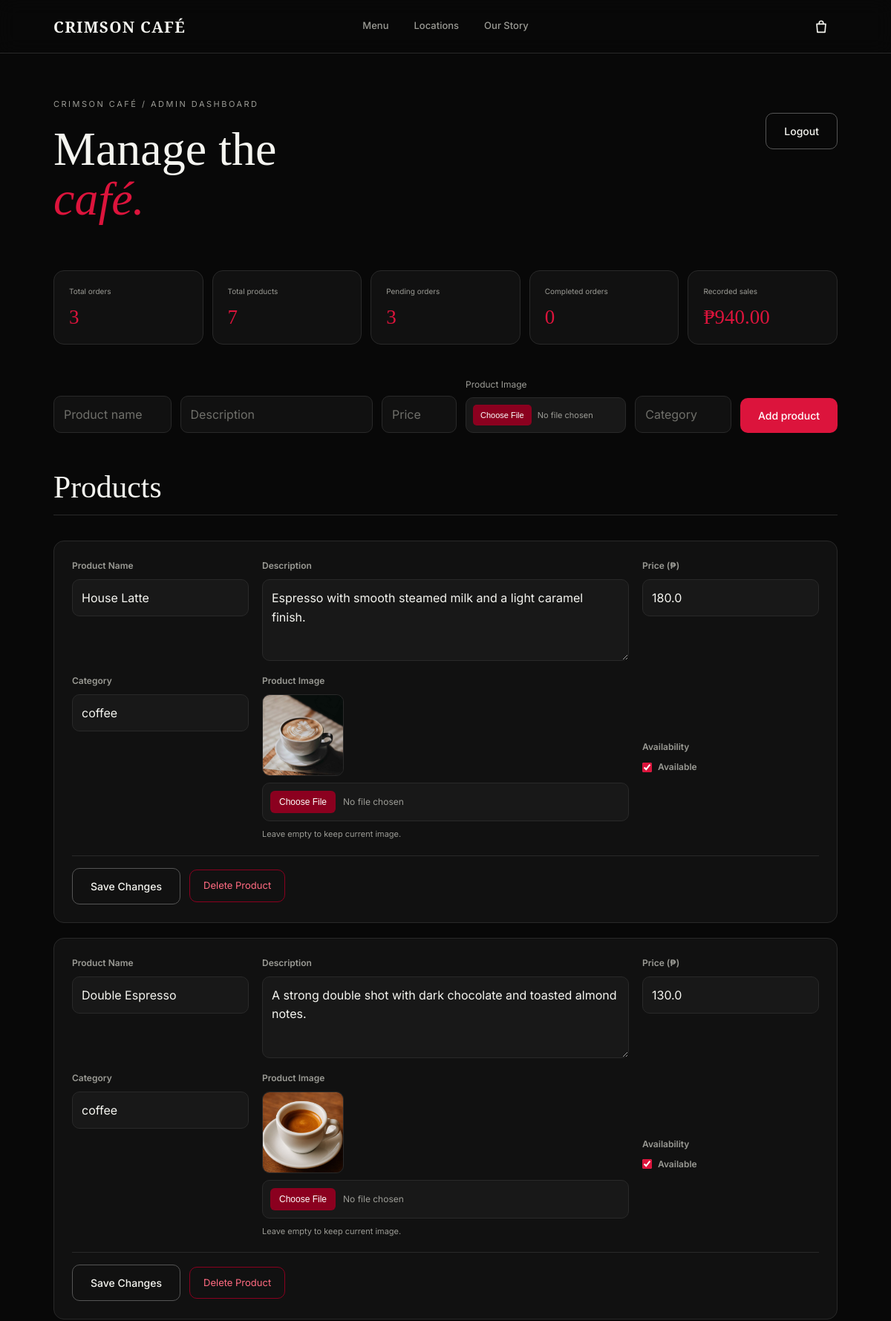
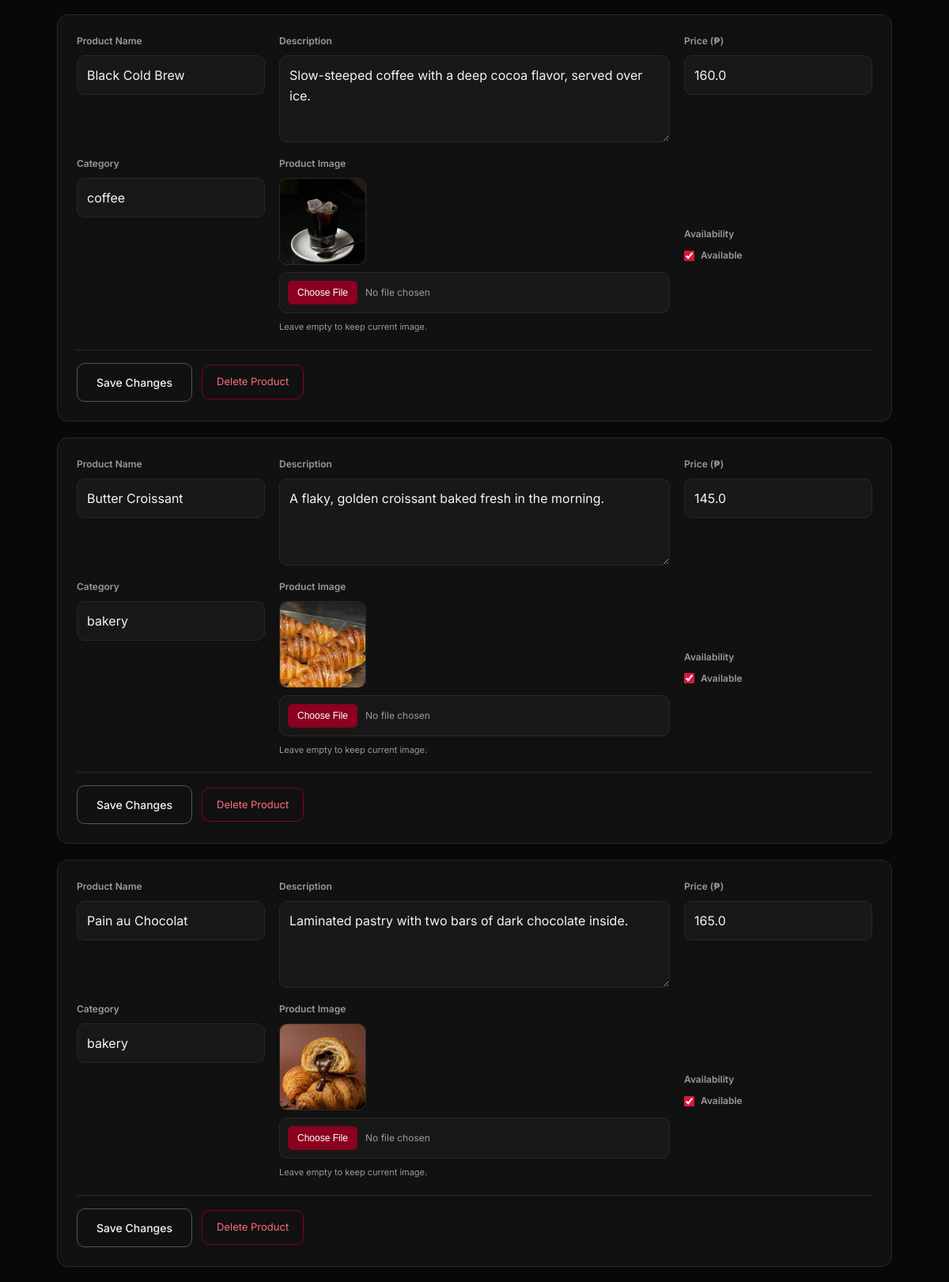
Screenshot of /admin (signed in, upper part) with the database file from the repository (2 pictures, top to bottom).
### tables this page shows
CREATE TABLE products (
    id INTEGER PRIMARY KEY AUTOINCREMENT,
    name TEXT NOT NULL,
    description TEXT NOT NULL,
    price REAL NOT NULL,
    image TEXT NOT NULL,
    category TEXT NOT NULL,
    availability INTEGER NOT NULL DEFAULT 1
);

### app.py (the view)
@app.route("/admin")
@admin_required
def admin_dashboard():
    db = get_db()
    stats = {
        "orders": db.execute("SELECT COUNT(*) FROM orders").fetchone()[0],
        "products": db.execute("SELECT COUNT(*) FROM products").fetchone()[0],
        "pending": db.execute("SELECT COUNT(*) FROM orders WHERE order_status = 'Pending'").fetchone()[0],
        "completed": db.execute("SELECT COUNT(*) FROM orders WHERE order_status = 'Completed'").fetchone()[0],
        "sales": db.execute("SELECT COALESCE(SUM(total), 0) FROM orders WHERE order_status != 'Cancelled'").fetchone()[0],
    }
    products = db.execute("SELECT * FROM products ORDER BY id").fetchall()
    orders = db.execute("SELECT * FROM orders ORDER BY id DESC").fetchall()
    db.close()
    return render_template(
    "admin_dashboard.html", stats=stats, products=products, orders=orders)

### app.py (called while the page is built)
def get_db():
    db = sqlite3.connect(DATABASE)
    db.row_factory = sqlite3.Row
    return db

def admin_required(view):
    @wraps(view)
    def wrapped_view(*args, **kwargs):
        if "admin_id" not in session:
            return redirect(url_for("admin_login"))
        return view(*args, **kwargs)
    return wrapped_view

@app.context_processor
def add_common_values():
    cart = session.get("cart", {})
    return {
        "cart_count": sum(cart.values()),
        "admin_logged_in": "admin_id" in session,
        "year": datetime.now().year,
    }

### templates/admin_dashboard.html (shortened to what this page needs)
{% extends 'base.html' %}
{% block content %}
<section class="admin-page">
    <div class="admin-heading">
        <div>
            <p class="eyebrow">CRIMSON CAFÉ / ADMIN DASHBOARD</p>
            <h1>Manage the<br><em>café.</em></h1>
        </div>
        <a class="button secondary" href="{{ url_for('admin_logout') }}">Logout</a>
    </div>
    <div class="stats">
        <div>
            <small>Total orders</small>
            <strong>{{ stats.orders }}</strong>
        </div>
        <div>
            <small>Total products</small>
            <strong>{{ stats.products }}</strong>
        </div>
        <div>
            <small>Pending orders</small>
            <strong>{{ stats.pending }}</strong>
        </div>
        <div>
            <small>Completed orders</small>
            <strong>{{ stats.completed }}</strong>
        </div>
        <div>
            <small>Recorded sales</small>
            <strong>₱{{ '%.2f'|format(stats.sales) }}</strong>
        </div>
    </div>
<form class="admin-form"
      action="{{ url_for('admin_add_product') }}"
      method="post"
      enctype="multipart/form-data">
    <input name="name"
           placeholder="Product name"
           required>
    <input name="description"
           placeholder="Description"
           required>
    <input name="price"
           type="number"
           step="0.01"
           placeholder="Price"
           required>
    <div class="admin-upload-field">
        <label for="product-image">Product Image</label>
        <input id="product-image"
               type="file"
               name="image"
               accept="image/png,image/jpeg,image/webp,image/gif"
               required>
    </div>
    <input name="category"
           placeholder="Category"
           required>
    <button class="button primary">Add product</button>
</form>
<div class="admin-section">
    <h2>Products</h2>
    <div class="admin-product-list">
        {% for product in products %}
        <form class="admin-product-card"
              action="{{ url_for('admin_edit_product', product_id=product.id) }}"
              method="post"
              enctype="multipart/form-data">
            <div class="admin-product-fields">
                <div class="admin-field">
                    <label>Product Name</label>
                    <input name="name"
                           value="{{ product.name }}"
                           required>
                </div>
                <div class="admin-field description-field">
                    <label>Description</label>
                    <textarea name="description"
                              rows="3"
                              required>{{ product.description }}</textarea>
                </div>
                <div class="admin-field">
                    <label>Price (₱)</label>
                    <input name="price"
                           type="number"
                           step="0.01"
                           value="{{ product.price }}"
                           required>
                </div>
                <div class="admin-field">
                    <label>Category</label>
                    <input name="category"
                           value="{{ product.category }}"
                           required>
                </div>
                <div class="admin-field image-field">
                    <label>Product Image</label>
                    <img class="admin-product-preview"
                         src="{{ url_for('static', filename='img/' + product.image) }}"
                         alt="{{ product.name }}">
                    <input type="file"
                           name="image"
                           accept="image/png,image/jpeg,image/webp,image/gif">
                    <small>Leave empty to keep current image.</small>
                </div>
                <div class="admin-field availability-field">
                    <label>Availability</label>
                    <label class="check">
                        <input type="checkbox"
                               name="availability"
                               value="1"
                               {% if product.availability %}checked{% endif %}>
                        Available
                    </label>
                </div>
            </div>
            <div class="admin-product-actions">
                <button type="submit" class="button secondary">
                    Save Changes
                </button>
                <button type="submit"
                        class="remove"
                        formaction="{{ url_for('admin_delete_product', product_id=product.id) }}"
                        formmethod="post"
                        formnovalidate
                        onclick="return confirm('Are you sure you want to delete this product?')">
                    Delete Product
                </button>
            </div>
        </form>
        {% endfor %}
    </div>
</div>
</section>
{% endblock %}

### rows the page displays
products: name "House Latte", description "Espresso with smooth steamed milk and a light caramel finish.", price "180.0", category "coffee", image (picture), availability "☑"
products: name "Double Espresso", description "A strong double shot with dark chocolate and toasted almond notes.", price "130.0", category "coffee", image (picture), availability "☑"
products: name "Black Cold Brew", description "Slow-steeped coffee with a deep cocoa flavor, served over ice.", price "160.0", category "coffee", image (picture), availability "☑"
products: name "Butter Croissant", description "A flaky, golden croissant baked fresh in the morning.", price "145.0", category "bakery", image (picture), availability "☑"
products: name "Pain au Chocolat", description "Laminated pastry with two bars of dark chocolate inside.", price "165.0", category "bakery", image (picture), availability "☑"

### other values shown
{{ stats.orders }} "3"
{{ stats.products }} "7"
{{ stats.pending }} "3"
{{ stats.completed }} "0"
{{ '%.2f'|format(stats.sales) }} "940.00"
